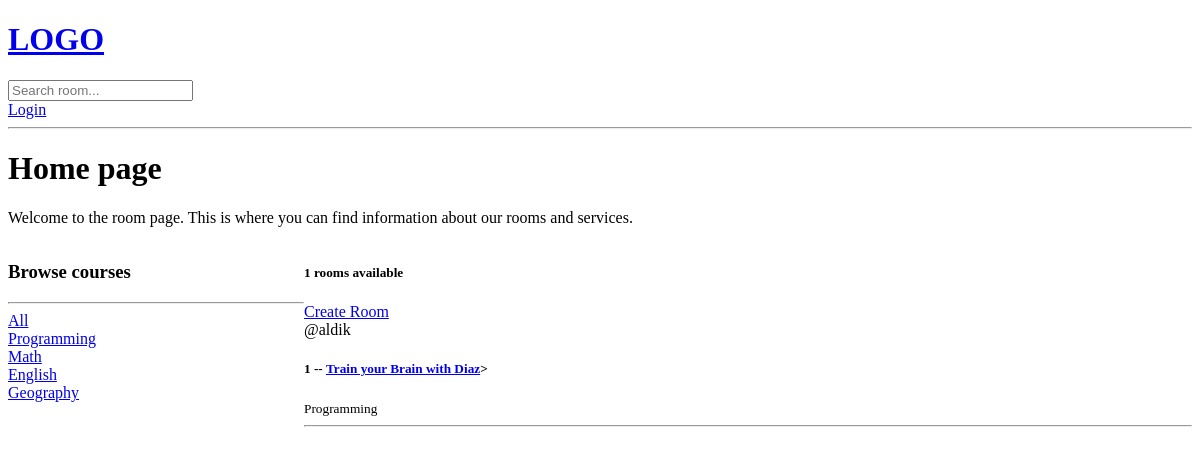
/, run on an earlier commit of the app's database.
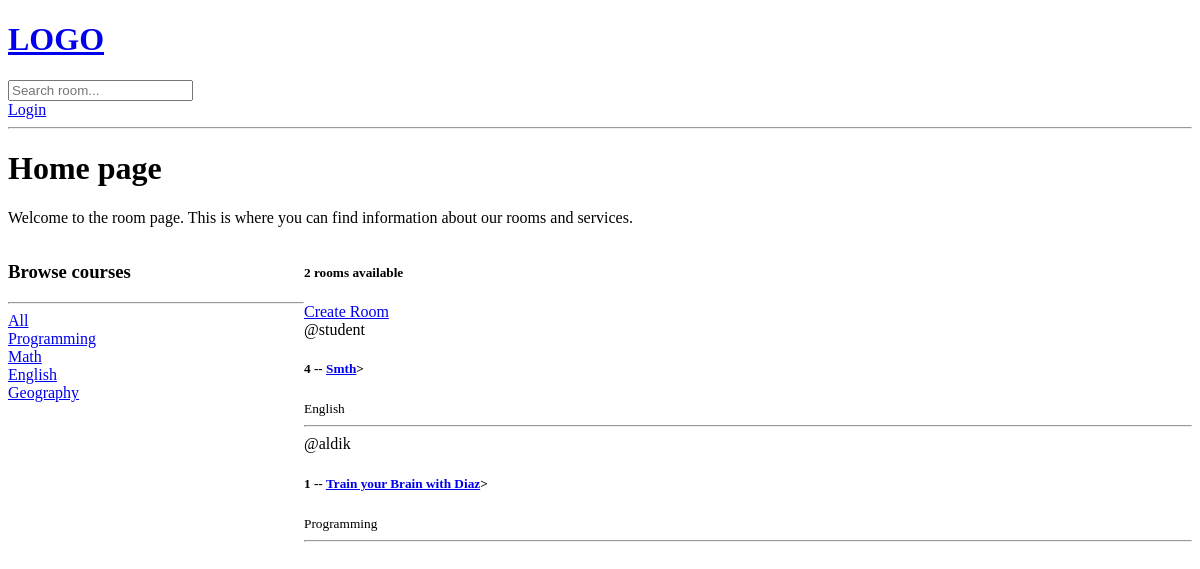
And on a later commit of the database.
### base/models.py (models this page shows, shortened)
class Topic(models.Model):
    name = models.CharField(max_length=300)

class Room(models.Model):
    host = models.ForeignKey(User, on_delete=models.SET_NULL, null=True)
    topic = models.ForeignKey(Topic, on_delete=models.SET_NULL, null=True)
    name = models.CharField(max_length=255)
    description = models.TextField(null = True, blank=True)
    updated = models.DateTimeField(auto_now=True)
    created = models.DateTimeField(auto_now_add=True)
    class Meta:
        ordering = ['-updated', '-created']

### base/views.py (the view)
# urls.py: path('', views.home, name="home"),
def home(request):
    q = request.GET.get('q') if request.GET.get('q') != None else ''
    rooms = Room.objects.filter(
        Q(topic__name__icontains = q) |
        Q(name__icontains = q) |
        Q(description__icontains = q)
    )
    topics = Topic.objects.all()
    room_count = rooms.count()
    context = {'rooms' : rooms, 'topics' : topics, 'room_count' : room_count}
    return render(request, 'base/home.html', context)

### base/templates/base/home.html (shortened to what this page needs)
{% extends 'main.html' %}
{% block content %}
<h1>Home page</h1>
    <p>Welcome to the room page. This is where you can find information about our rooms and services.</p>
    <div class="home-container">
        <div>
            <h3>Browse courses</h3>
            <hr>
             <div>
                <a href="{% url 'home' %}?q={{topic.name}}">All</a>
            </div>
            {% for topic in topics %}
            <div>
                <a href="{% url 'home' %}?q={{topic.name}}">{{topic.name}}</a>
            </div>
            {% endfor%}
        </div>
        <div>
            <h5>{{room_count}} rooms available</h5>
        <a href="{% url 'create-room' %}"> Create Room </a>
        <div>
            {% for room in rooms %}
                <div>
                    <span>@{{room.host.username}}</span>
                    <h5>{{room.id}} -- <a href = "{% url 'room' room.id %}">{{room.name}}</a>></h5>
                    <small>{{room.topic.name}}</small>
                    <hr>
                </div>
            {% endfor %}
        </div>
        </div>
    </div>
{% endblock content %}

What changed in the data, as far as the page shows it:
added Room: host.username "student", id "4", name "Smth", topic.name "English"
Also different on the page:
{{ room_count }}: "1" → "2"
